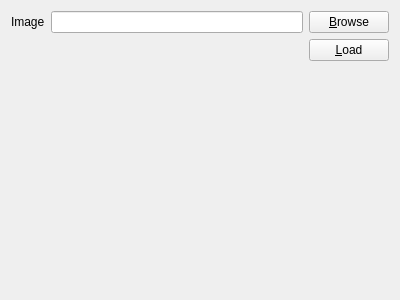
<?xml version="1.0" encoding="UTF-8"?>
<ui version="4.0">
 <class>Display</class>
 <widget class="QWidget" name="Display">
  <property name="geometry">
   <rect>
    <x>0</x>
    <y>0</y>
    <width>400</width>
    <height>300</height>
   </rect>
  </property>
  <property name="windowTitle">
   <string>Form</string>
  </property>
  <layout class="QGridLayout" name="gridLayout">
   <item row="0" column="0">
    <layout class="QVBoxLayout" name="verticalLayout">
     <item>
      <layout class="QHBoxLayout" name="horizontalLayout">
       <item>
        <widget class="QLabel" name="label">
         <property name="text">
          <string>Image</string>
         </property>
        </widget>
       </item>
       <item>
        <widget class="QLineEdit" name="filepath"/>
       </item>
       <item>
        <widget class="QPushButton" name="browseBtn">
         <property name="text">
          <string>&amp;Browse</string>
         </property>
        </widget>
       </item>
      </layout>
     </item>
     <item>
      <layout class="QHBoxLayout" name="horizontalLayout_3">
       <item>
        <spacer name="horizontalSpacer">
         <property name="orientation">
          <enum>Qt::Horizontal</enum>
         </property>
         <property name="sizeHint" stdset="0">
          <size>
           <width>48</width>
           <height>17</height>
          </size>
         </property>
        </spacer>
       </item>
       <item>
        <widget class="QPushButton" name="loadBtn">
         <property name="text">
          <string>&amp;Load</string>
         </property>
        </widget>
       </item>
      </layout>
     </item>
     <item>
      <widget class="mln::demo::image_viewer" name="viewer" native="true">
       <property name="sizePolicy">
        <sizepolicy hsizetype="Expanding" vsizetype="Expanding">
         <horstretch>0</horstretch>
         <verstretch>0</verstretch>
        </sizepolicy>
       </property>
      </widget>
     </item>
    </layout>
   </item>
  </layout>
 </widget>
 <customwidgets>
  <customwidget>
   <class>mln::demo::image_viewer</class>
   <extends>QWidget</extends>
   <header>src/image_viewer.hh</header>
   <container>1</container>
  </customwidget>
 </customwidgets>
 <resources/>
 <connections/>
</ui>
